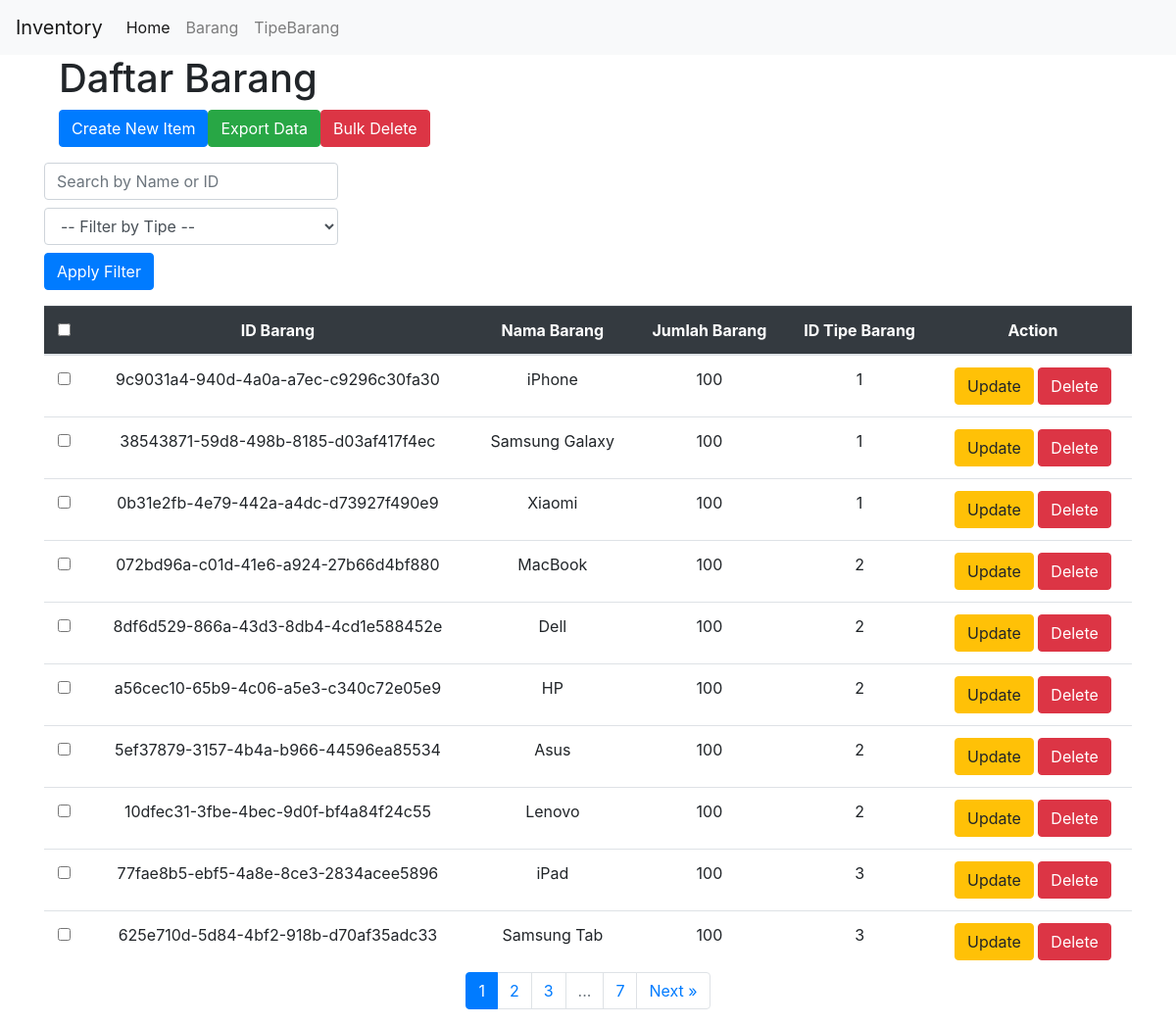
Page /barang on the committed database.
### app.py (models this page shows, shortened)
class Barang(db.Model):
    __tablename__ = 'barang'
    id = db.Column(db.Integer, primary_key=True)
    id_barang = db.Column(db.String, unique=True, nullable=False)
    nama_barang = db.Column(db.String, nullable=False)
    jumlah = db.Column(db.Integer, nullable=False)
    tipe_id = db.Column(db.Integer, db.ForeignKey('tipebarang.id'), nullable=False)
    tipe = db.relationship("TipeBarang")

### app.py (the view)
@app.route('/barang', methods=['GET'])
def get_all_barang():
    search = request.args.get('search', '')
    tipe_id = request.args.get('tipe_id', None, type=int)
    page = request.args.get('page', 1, type=int)
    per_page = 10
    query = Barang.query
    if search:
        query = query.filter(
            (Barang.nama_barang.ilike(f'%{search}%')) |
            (Barang.id_barang.ilike(f'%{search}%'))
        )
    if tipe_id:
        query = query.filter(Barang.tipe_id == tipe_id)
    barang_list = query.paginate(page=page, per_page=per_page, error_out=False)
    tipe_list = TipeBarang.query.all()
    return render_template('/barang/index.html', barang_list=barang_list, tipe_list=tipe_list)

### templates/barang/index.html (shortened to what this page needs)
{% extends "base/base.html" %} {% block content %}
<header class="container">
	<h1>Daftar Barang</h1>
	<div class="d-flex mb-3">
		<a
			href="{{ url_for('create_view_barang') }}"
			class="btn btn-primary me-2"
			title="Create a new item"
		>
			 Create New Item</a
		>
		<a
			href="{{ url_for('export_barang') }}"
			class="btn btn-success me-2"
			title="Export all items"
		>
			 Export Data</a
		>
		<button
			class="btn btn-danger"
			id="bulk-delete"
			title="Delete selected items"
		>
			 Bulk Delete
		</button>
	</div>
</header>
<main>
	<form method="get" action="/barang" class="mb-3">
		<input
			type="text"
			name="search"
			value="{{ request.args.get('search', '') }}"
			placeholder="Search by Name or ID"
			class="form-control mb-2"
			style="max-width: 300px;"
		/>
		<select name="tipe_id" class="form-control mb-2" style="max-width: 300px;">
			<option value="">-- Filter by Tipe --</option>
		</select>
		<button type="submit" class="btn btn-primary">Apply Filter</button>
	</form>
	<table class="table table-hover mb-0 text-center data">
		<thead class="table-dark">
			<tr>
				<th><input type="checkbox" id="select-all" /></th>
				<th>ID Barang</th>
				<th>Nama Barang</th>
				<th>Jumlah Barang</th>
				<th>ID Tipe Barang</th>
				<th>Action</th>
			</tr>
		</thead>
		<tbody>
			{% for barang in barang_list.items %}
			<tr>
				<td>
					<input type="checkbox" class="select-item" value="{{ barang.id }}" />
				</td>
				<td>{{ barang.id_barang }}</td>
				<td>{{ barang.nama_barang }}</td>
				<td>{{ barang.jumlah }}</td>
				<td>{{ barang.tipe_id }}</td>
				<td>
					<a href="{{ url_for('update_barang', id=barang.id) }}" class="btn btn-warning">Update</a>
					<a href="{{ url_for('delete_barang', id=barang.id) }}" class="btn btn-danger">Delete</a>
				</td>
			</tr>
			{% endfor %}
		</tbody>
	</table>
	<nav aria-label="Page navigation">
		<ul class="pagination justify-content-center">
			{% for page_num in barang_list.iter_pages(left_edge=1, right_edge=1, left_current=2, right_current=2) %}
			{% if page_num %}
			<li class="page-item {% if page_num == barang_list.page %}active{% endif %}">
				<a class="page-link" href="?page={{ page_num }}{% if request.args.get('search') %}&search={{ request.args.get('search') }}{% endif %}{% if request.args.get('tipe_id') %}&tipe_id={{ request.args.get('tipe_id') }}{% endif %}">
					{{ page_num }}
				</a>
			</li>
			{% else %}
			<li class="page-item disabled"><span class="page-link">...</span></li>
			{% endif %}
			{% endfor %}
			{% if barang_list.has_next %}
			<li class="page-item">
				<a class="page-link" href="?page={{ barang_list.next_num }}{% if request.args.get('search') %}&search={{ request.args.get('search') }}{% endif %}{% if request.args.get('tipe_id') %}&tipe_id={{ request.args.get('tipe_id') }}{% endif %}">
					Next &raquo;
				</a>
			</li>
			{% endif %}
		</ul>
	</nav>
</main>
{% endblock %}

### templates/base/base.html (shortened to what this page needs)
<!DOCTYPE html>
<html lang="en">
  <head>
    <link
      href="https://stackpath.bootstrapcdn.com/bootstrap/4.5.0/css/bootstrap.min.css"
      rel="stylesheet"
    />
  </head>
  <div id="navbar">
    <nav class="navbar navbar-expand-lg navbar-light bg-light">
      <a class="navbar-brand" href="#">Inventory</a>
      <div class="collapse navbar-collapse" id="navbarSupportedContent">
        <ul class="navbar-nav mr-auto">
          <li class="nav-item active">
            <a class="nav-link" href="/"
              >Home <span class="sr-only"></a
            >
          </li>
          <li class="nav-item">
            <a class="nav-link" href="/barang">Barang</a>
          </li>
          <li class="nav-item">
            <a class="nav-link" href="/tipebarang">TipeBarang</a>
          </li>
        </ul>
      </div>
    </nav>
  </div>
  <body>
    <div class="container">{%block content%} {% endblock %}</div>
  </body>
</html>

### rows in the picture
Barang: id_barang "9c9031a4-940d-4a0a-a7ec-c9296c30fa30", nama_barang "iPhone", jumlah "100", tipe_id "1"
Barang: id_barang "38543871-59d8-498b-8185-d03af417f4ec", nama_barang "Samsung Galaxy", jumlah "100", tipe_id "1"
Barang: id_barang "0b31e2fb-4e79-442a-a4dc-d73927f490e9", nama_barang "Xiaomi", jumlah "100", tipe_id "1"
Barang: id_barang "072bd96a-c01d-41e6-a924-27b66d4bf880", nama_barang "MacBook", jumlah "100", tipe_id "2"
Barang: id_barang "8df6d529-866a-43d3-8db4-4cd1e588452e", nama_barang "Dell", jumlah "100", tipe_id "2"
Barang: id_barang "a56cec10-65b9-4c06-a5e3-c340c72e05e9", nama_barang "HP", jumlah "100", tipe_id "2"
Barang: id_barang "5ef37879-3157-4b4a-b966-44596ea85534", nama_barang "Asus", jumlah "100", tipe_id "2"
Barang: id_barang "10dfec31-3fbe-4bec-9d0f-bf4a84f24c55", nama_barang "Lenovo", jumlah "100", tipe_id "2"
Barang: id_barang "77fae8b5-ebf5-4a8e-8ce3-2834acee5896", nama_barang "iPad", jumlah "100", tipe_id "3"
Barang: id_barang "625e710d-5d84-4bf2-918b-d70af35adc33", nama_barang "Samsung Tab", jumlah "100", tipe_id "3"

### other values in the picture
{{ page_num }} "1" "2" "3" "7"
